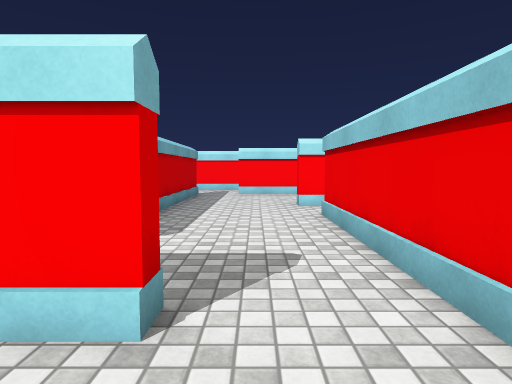
view 1 (above)

24 first-person views from a walk through a scene from a Unity 3-D project. The camera is 1.2 m above the floor, tilts 4° down and sees 75° across. The floor is counted in squares, 1 m on a side. Each view is taken from the middle of a square. On the plan, view 1 faces up. The plan holds only what a view shows up to about 14 squares ahead; the rest is blank. The place goes on beyond the plan. Some animated figures are left out. Surface patterns are stand-ins for the level's own textures.

view 2
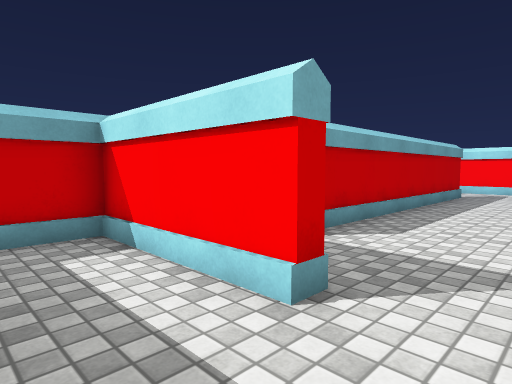

view 3
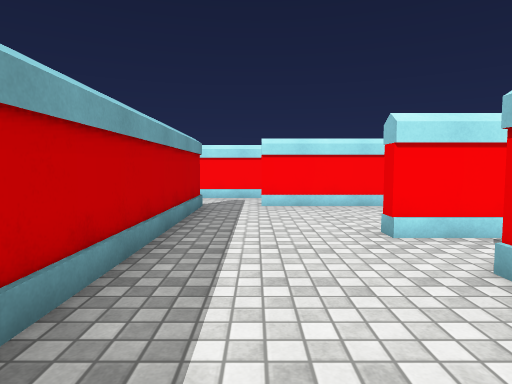

view 4
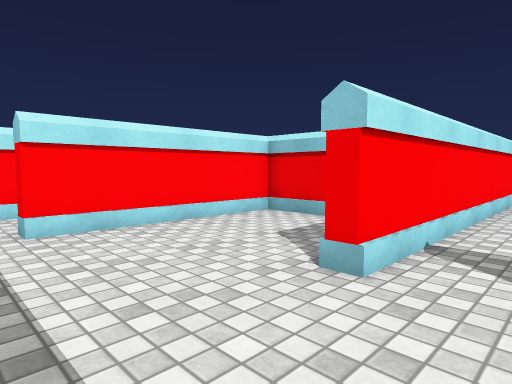

view 5
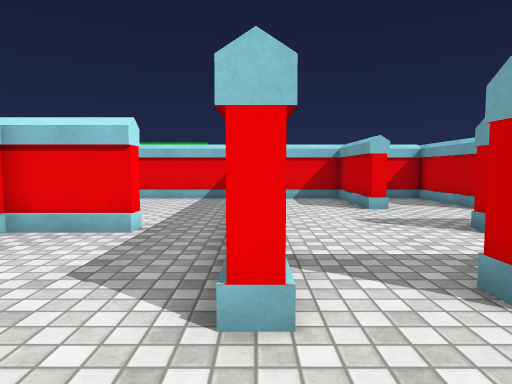

view 6
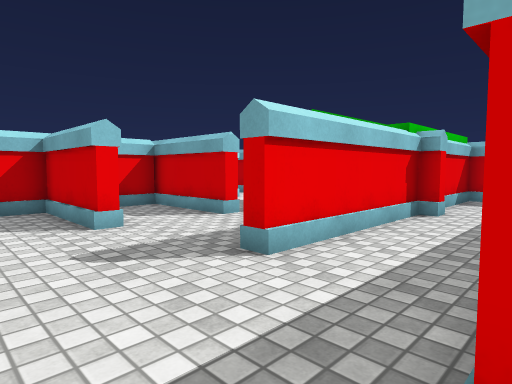

view 7
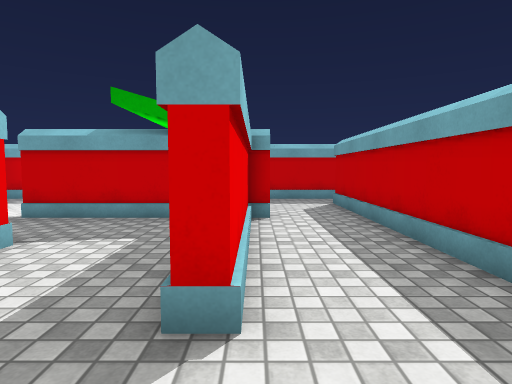

view 8
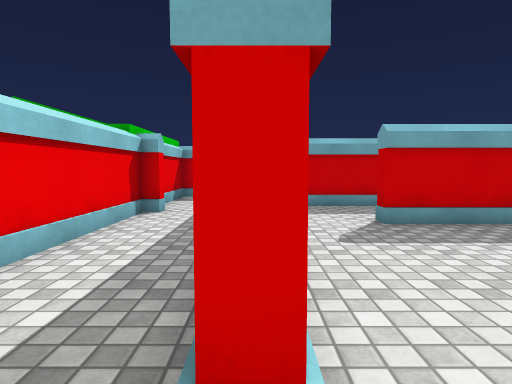

view 9
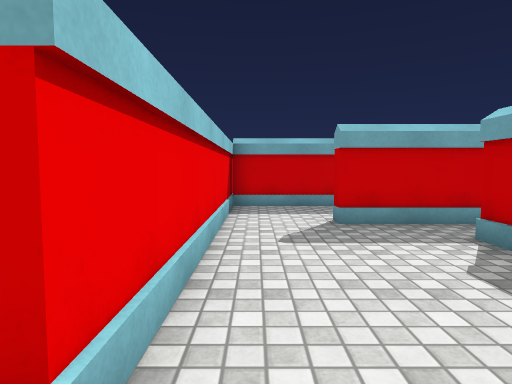

view 10
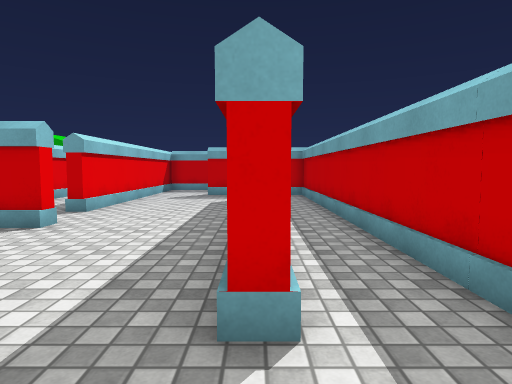

view 11
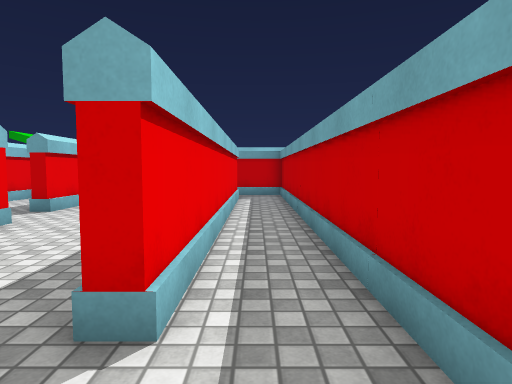

view 12
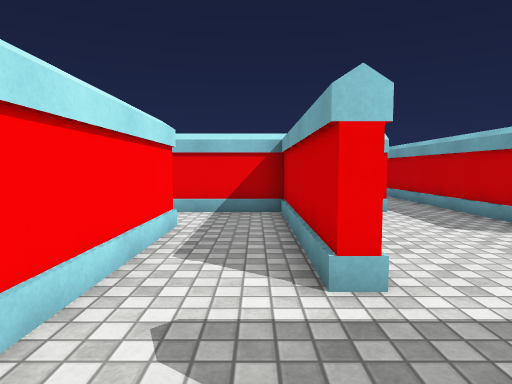

view 13
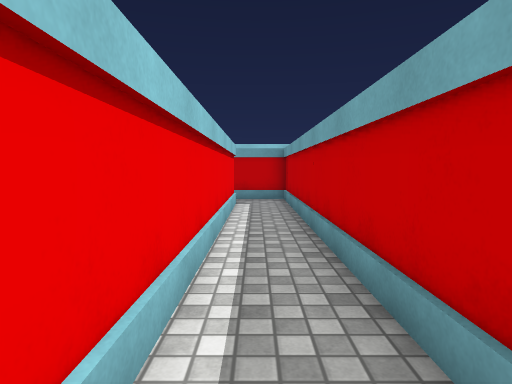

view 14
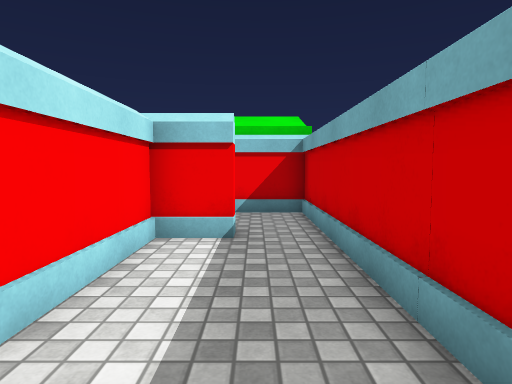

view 15
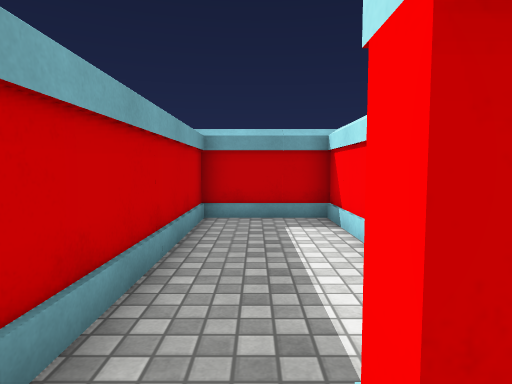

view 16
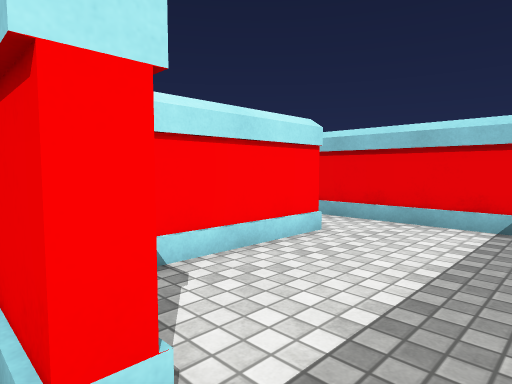

view 17
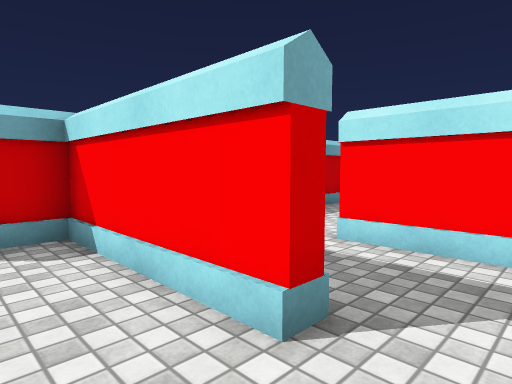

view 18
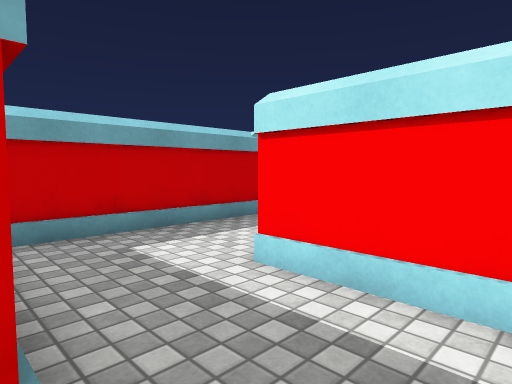

view 19
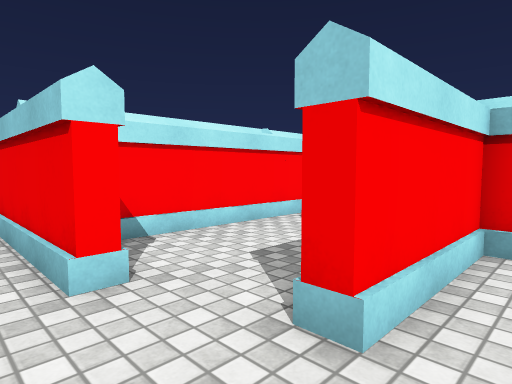

view 20
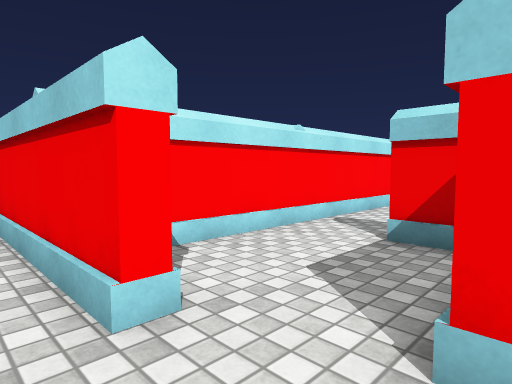

view 21
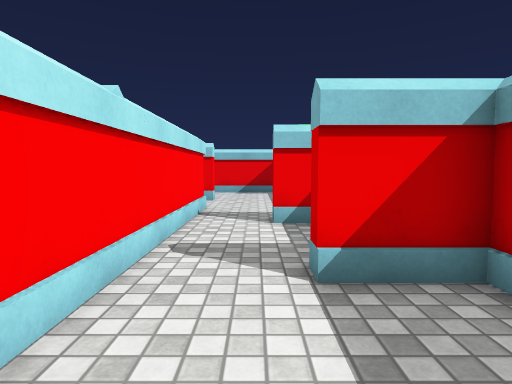

view 22
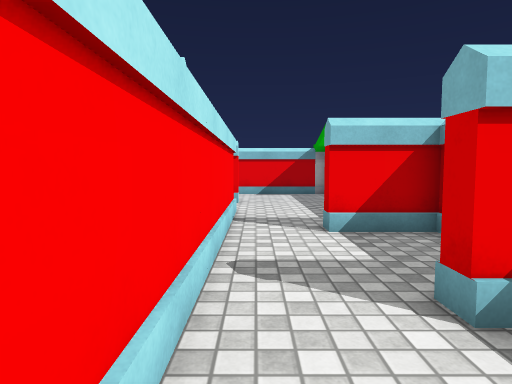

view 23
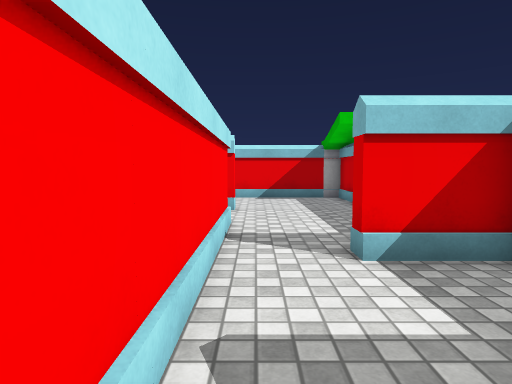

view 24
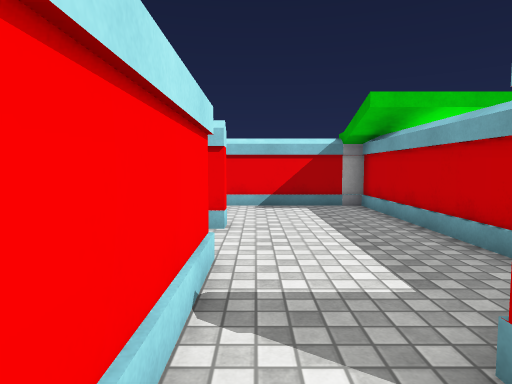

### Floor plan
Ten units are one square. View 1 is at (0, 0); x grows to the right and y downward. Boxes are objects, and circles mark ways between rooms. Rooms are numbered by the first view taken in them; rooms with no view inside come last. Other rooms are left out.
<svg viewBox="-57 -250 237 298">
<path fill="none" stroke="#000" d="M-20 7 18 7 18 -16M-8 -23 -52 -23 -52 -8M24 -108 14 -108 14 -112 44 -112M53 -134 53 -158 -8 -158 -8 -162 53 -162 53 -184M-32 -44 -32 -158 -28 -158 -28 -44M-52 -166 -52 -27 -8 -27 -8 -23M30 -187 -34 -187M18 -16 18 -88 24 -88M51 -40 51 -59M50 -66 58 -66M90 -38 90 -43 125 -43 125 -58M53 -8 53 -68M70 -8 108 -8M46 -2 46 -8M22 -55 22 26 18 26 18 12 -52 12 -52 43 53 43 53 15M90 -70 90 -76 125 -76 125 -99M51 39 51 12M116 -108 24 -108M59 -134 53 -134M105 -158 57 -158 57 -148M125 -121 125 -154M44 -112 101 -112M105 -164 105 -158M125 -154 125 -171M125 -191 105 -191M57 -186 57 -169M105 -191 90 -191M85 -214 80 -214 80 -245M90 -191 90 -196M121 -195 125 -195 125 -213M125 -236 93 -236M57 -245 57 -186M125 -213 131 -213M164 -194 164 -216 169 -216M175 -236 125 -236"/>
<circle cx="5" cy="-25" r="3" fill="#2a7"/>
<circle cx="20" cy="-95" r="3" fill="#2a7"/>
<circle cx="55" cy="-125" r="3" fill="#2a7"/>
<circle cx="115" cy="-160" r="3" fill="#2a7"/>
<circle cx="95" cy="-175" r="3" fill="#2a7"/>
<circle cx="75" cy="-190" r="3" fill="#2a7"/>
<circle cx="130" cy="-225" r="3" fill="#2a7"/>
<text x="-20" y="-10">1</text>
<text x="0" y="-110">2</text>
<text x="60" y="-40">3</text>
<text x="90" y="-130">4</text>
<text x="110" y="-170">5</text>
<text x="80" y="-180">6</text>
<text x="90" y="-210">7</text>
<text x="150" y="-220">8</text>
</svg>
Room 1 opens to room 2. Room 2 opens to room 3. Room 2 opens to room 4. Room 4 opens to room 5. Room 5 opens to room 6. Room 6 opens to room 7. Room 7 opens to room 8.

Where each view was taken, in squares from view 1:
view 1: 0 up, 0 right, facing up
view 2: 0 up, 1 right, facing up-left
view 3: 5 up, 1 left, facing up
view 4: 9 up, 2 left, facing up-right
view 5: 11 up, 1 left, facing right
view 6: 10 up, 2 right, facing down-right
view 7: 9 up, 5 right, facing down
view 8: 10 up, 2 right, facing down
view 9: 10 up, 1 right, facing down
view 10: 18 up, 3 left, facing down
view 11: 18 up, 4 left, facing down
view 12: 17 up, 4 left, facing right
view 13: 16 up, 4 left, facing down
view 14: 3 down, 4 left, facing right
view 15: 3 down, 3 right, facing left
view 16: 12 up, 5 right, facing up-right
view 17: 14 up, 12 right, facing up-left
view 18: 16 up, 12 right, facing up-left
view 19: 18 up, 7 right, facing up-right
view 20: 19 up, 7 right, facing up-right
view 21: 22 up, 9 right, facing right
view 22: 23 up, 10 right, facing right
view 23: 23 up, 12 right, facing right
view 24: 23 up, 15 right, facing right
